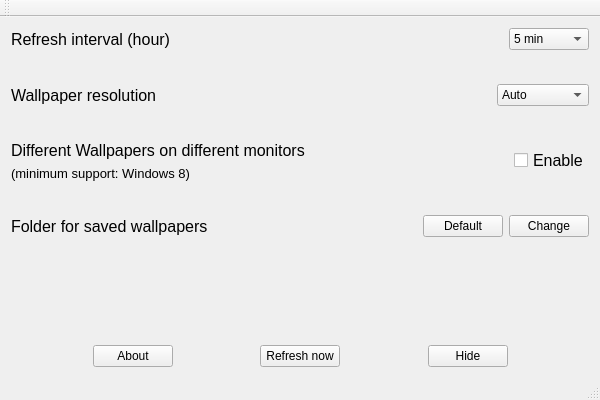
<?xml version="1.0" encoding="UTF-8"?>
<ui version="4.0">
 <class>Unsplash_GUIClass</class>
 <widget class="QMainWindow" name="Unsplash_GUIClass">
  <property name="geometry">
   <rect>
    <x>0</x>
    <y>0</y>
    <width>600</width>
    <height>400</height>
   </rect>
  </property>
  <property name="windowTitle">
   <string>Unsplash_GUI</string>
  </property>
  <widget class="QWidget" name="centralWidget">
   <layout class="QGridLayout" name="gridLayout_2">
    <item row="0" column="0">
     <layout class="QGridLayout" name="gridLayout">
      <item row="0" column="0">
       <layout class="QHBoxLayout" name="horizontalLayout">
        <item>
         <widget class="QLabel" name="refreshLabel">
          <property name="font">
           <font>
            <pointsize>12</pointsize>
           </font>
          </property>
          <property name="text">
           <string>Refresh interval (hour)</string>
          </property>
         </widget>
        </item>
        <item>
         <spacer name="horizontalSpacer_6">
          <property name="orientation">
           <enum>Qt::Horizontal</enum>
          </property>
          <property name="sizeHint" stdset="0">
           <size>
            <width>77</width>
            <height>20</height>
           </size>
          </property>
         </spacer>
        </item>
        <item>
         <widget class="QComboBox" name="intervalComboBox">
          <property name="enabled">
           <bool>true</bool>
          </property>
          <property name="minimumSize">
           <size>
            <width>80</width>
            <height>20</height>
           </size>
          </property>
          <property name="editable">
           <bool>false</bool>
          </property>
          <property name="currentText">
           <string>5 min</string>
          </property>
          <item>
           <property name="text">
            <string>5 min</string>
           </property>
          </item>
          <item>
           <property name="text">
            <string>10 min</string>
           </property>
          </item>
          <item>
           <property name="text">
            <string>15 min</string>
           </property>
          </item>
          <item>
           <property name="text">
            <string>30 min</string>
           </property>
          </item>
          <item>
           <property name="text">
            <string>1 hour</string>
           </property>
          </item>
          <item>
           <property name="text">
            <string>2 hour</string>
           </property>
          </item>
          <item>
           <property name="text">
            <string>4 hour</string>
           </property>
          </item>
          <item>
           <property name="text">
            <string>6 hour</string>
           </property>
          </item>
          <item>
           <property name="text">
            <string>12 hour</string>
           </property>
          </item>
          <item>
           <property name="text">
            <string>1 day</string>
           </property>
          </item>
          <item>
           <property name="text">
            <string>Custom</string>
           </property>
          </item>
         </widget>
        </item>
       </layout>
      </item>
      <item row="1" column="0">
       <spacer name="verticalSpacer">
        <property name="orientation">
         <enum>Qt::Vertical</enum>
        </property>
        <property name="sizeHint" stdset="0">
         <size>
          <width>461</width>
          <height>15</height>
         </size>
        </property>
       </spacer>
      </item>
      <item row="2" column="0">
       <layout class="QHBoxLayout" name="horizontalLayout_2">
        <item>
         <widget class="QLabel" name="resLabel">
          <property name="font">
           <font>
            <pointsize>12</pointsize>
           </font>
          </property>
          <property name="text">
           <string>Wallpaper resolution</string>
          </property>
         </widget>
        </item>
        <item>
         <spacer name="horizontalSpacer_5">
          <property name="orientation">
           <enum>Qt::Horizontal</enum>
          </property>
          <property name="sizeHint" stdset="0">
           <size>
            <width>158</width>
            <height>20</height>
           </size>
          </property>
         </spacer>
        </item>
        <item>
         <widget class="QComboBox" name="resComboBox">
          <property name="minimumSize">
           <size>
            <width>80</width>
            <height>20</height>
           </size>
          </property>
          <item>
           <property name="text">
            <string>Auto</string>
           </property>
          </item>
          <item>
           <property name="text">
            <string>1280x720</string>
           </property>
          </item>
          <item>
           <property name="text">
            <string>1280x800</string>
           </property>
          </item>
          <item>
           <property name="text">
            <string>1440x810</string>
           </property>
          </item>
          <item>
           <property name="text">
            <string>1440x900</string>
           </property>
          </item>
          <item>
           <property name="text">
            <string>1920x1080</string>
           </property>
          </item>
          <item>
           <property name="text">
            <string>1920x1200</string>
           </property>
          </item>
          <item>
           <property name="text">
            <string>2560x1440</string>
           </property>
          </item>
          <item>
           <property name="text">
            <string>2560x1600</string>
           </property>
          </item>
          <item>
           <property name="text">
            <string>3440x1440</string>
           </property>
          </item>
          <item>
           <property name="text">
            <string>3840x2160</string>
           </property>
          </item>
         </widget>
        </item>
       </layout>
      </item>
      <item row="3" column="0">
       <spacer name="verticalSpacer_4">
        <property name="orientation">
         <enum>Qt::Vertical</enum>
        </property>
        <property name="sizeHint" stdset="0">
         <size>
          <width>20</width>
          <height>15</height>
         </size>
        </property>
       </spacer>
      </item>
      <item row="4" column="0">
       <layout class="QHBoxLayout" name="horizontalLayout_5">
        <item>
         <layout class="QVBoxLayout" name="verticalLayout_2">
          <item>
           <widget class="QLabel" name="DifferentWallpapers_label">
            <property name="font">
             <font>
              <pointsize>12</pointsize>
             </font>
            </property>
            <property name="text">
             <string>Different Wallpapers on different monitors</string>
            </property>
           </widget>
          </item>
          <item>
           <widget class="QLabel" name="DifferentWallpapers_label_2">
            <property name="font">
             <font>
              <pointsize>10</pointsize>
             </font>
            </property>
            <property name="text">
             <string>(minimum support: Windows 8)</string>
            </property>
           </widget>
          </item>
         </layout>
        </item>
        <item>
         <spacer name="horizontalSpacer_8">
          <property name="orientation">
           <enum>Qt::Horizontal</enum>
          </property>
          <property name="sizeHint" stdset="0">
           <size>
            <width>40</width>
            <height>20</height>
           </size>
          </property>
         </spacer>
        </item>
        <item>
         <widget class="QCheckBox" name="differentWallpaper_checkBox">
          <property name="font">
           <font>
            <pointsize>12</pointsize>
           </font>
          </property>
          <property name="text">
           <string>Enable</string>
          </property>
         </widget>
        </item>
       </layout>
      </item>
      <item row="5" column="0">
       <spacer name="verticalSpacer_2">
        <property name="orientation">
         <enum>Qt::Vertical</enum>
        </property>
        <property name="sizeHint" stdset="0">
         <size>
          <width>461</width>
          <height>15</height>
         </size>
        </property>
       </spacer>
      </item>
      <item row="6" column="0">
       <layout class="QVBoxLayout" name="verticalLayout">
        <item>
         <layout class="QHBoxLayout" name="horizontalLayout_3">
          <item>
           <widget class="QLabel" name="saveLabel">
            <property name="font">
             <font>
              <pointsize>12</pointsize>
             </font>
            </property>
            <property name="text">
             <string>Folder for saved wallpapers</string>
            </property>
           </widget>
          </item>
          <item>
           <spacer name="horizontalSpacer_4">
            <property name="orientation">
             <enum>Qt::Horizontal</enum>
            </property>
            <property name="sizeHint" stdset="0">
             <size>
              <width>40</width>
              <height>20</height>
             </size>
            </property>
           </spacer>
          </item>
          <item>
           <widget class="QPushButton" name="defaultSaveButton">
            <property name="text">
             <string>Default</string>
            </property>
           </widget>
          </item>
          <item>
           <widget class="QPushButton" name="changeFolderButton">
            <property name="enabled">
             <bool>true</bool>
            </property>
            <property name="text">
             <string>Change</string>
            </property>
           </widget>
          </item>
         </layout>
        </item>
        <item>
         <widget class="QLabel" name="saveFolderDisp">
          <property name="font">
           <font>
            <pointsize>12</pointsize>
           </font>
          </property>
          <property name="text">
           <string/>
          </property>
         </widget>
        </item>
       </layout>
      </item>
      <item row="7" column="0">
       <spacer name="verticalSpacer_3">
        <property name="orientation">
         <enum>Qt::Vertical</enum>
        </property>
        <property name="sizeHint" stdset="0">
         <size>
          <width>20</width>
          <height>78</height>
         </size>
        </property>
       </spacer>
      </item>
      <item row="8" column="0">
       <layout class="QHBoxLayout" name="horizontalLayout_4">
        <item>
         <spacer name="horizontalSpacer_2">
          <property name="orientation">
           <enum>Qt::Horizontal</enum>
          </property>
          <property name="sizeHint" stdset="0">
           <size>
            <width>40</width>
            <height>20</height>
           </size>
          </property>
         </spacer>
        </item>
        <item>
         <widget class="QPushButton" name="aboutButton">
          <property name="text">
           <string>About</string>
          </property>
         </widget>
        </item>
        <item>
         <spacer name="horizontalSpacer">
          <property name="orientation">
           <enum>Qt::Horizontal</enum>
          </property>
          <property name="sizeHint" stdset="0">
           <size>
            <width>40</width>
            <height>20</height>
           </size>
          </property>
         </spacer>
        </item>
        <item>
         <widget class="QPushButton" name="refreshButton">
          <property name="text">
           <string>Refresh now</string>
          </property>
         </widget>
        </item>
        <item>
         <spacer name="horizontalSpacer_7">
          <property name="orientation">
           <enum>Qt::Horizontal</enum>
          </property>
          <property name="sizeHint" stdset="0">
           <size>
            <width>40</width>
            <height>20</height>
           </size>
          </property>
         </spacer>
        </item>
        <item>
         <widget class="QPushButton" name="exitButton">
          <property name="text">
           <string>Hide</string>
          </property>
         </widget>
        </item>
        <item>
         <spacer name="horizontalSpacer_3">
          <property name="orientation">
           <enum>Qt::Horizontal</enum>
          </property>
          <property name="sizeHint" stdset="0">
           <size>
            <width>40</width>
            <height>20</height>
           </size>
          </property>
         </spacer>
        </item>
       </layout>
      </item>
     </layout>
    </item>
   </layout>
  </widget>
  <widget class="QMenuBar" name="menuBar">
   <property name="geometry">
    <rect>
     <x>0</x>
     <y>0</y>
     <width>600</width>
     <height>21</height>
    </rect>
   </property>
  </widget>
  <widget class="QToolBar" name="mainToolBar">
   <attribute name="toolBarArea">
    <enum>TopToolBarArea</enum>
   </attribute>
   <attribute name="toolBarBreak">
    <bool>false</bool>
   </attribute>
  </widget>
  <widget class="QStatusBar" name="statusBar"/>
 </widget>
 <layoutdefault spacing="6" margin="11"/>
 <resources>
  <include location="unsplash_gui.qrc"/>
 </resources>
 <connections>
  <connection>
   <sender>aboutButton</sender>
   <signal>clicked()</signal>
   <receiver>Unsplash_GUIClass</receiver>
   <slot>on_About_clicked()</slot>
   <hints>
    <hint type="sourcelabel">
     <x>170</x>
     <y>368</y>
    </hint>
    <hint type="destinationlabel">
     <x>250</x>
     <y>273</y>
    </hint>
   </hints>
  </connection>
  <connection>
   <sender>refreshButton</sender>
   <signal>clicked()</signal>
   <receiver>Unsplash_GUIClass</receiver>
   <slot>on_Refresh_clicked()</slot>
   <hints>
    <hint type="sourcelabel">
     <x>337</x>
     <y>368</y>
    </hint>
    <hint type="destinationlabel">
     <x>388</x>
     <y>273</y>
    </hint>
   </hints>
  </connection>
  <connection>
   <sender>resComboBox</sender>
   <signal>currentTextChanged(QString)</signal>
   <receiver>Unsplash_GUIClass</receiver>
   <slot>on_Res_changed()</slot>
   <hints>
    <hint type="sourcelabel">
     <x>588</x>
     <y>109</y>
    </hint>
    <hint type="destinationlabel">
     <x>463</x>
     <y>152</y>
    </hint>
   </hints>
  </connection>
  <connection>
   <sender>intervalComboBox</sender>
   <signal>currentTextChanged(QString)</signal>
   <receiver>Unsplash_GUIClass</receiver>
   <slot>on_Interval_changed()</slot>
   <hints>
    <hint type="sourcelabel">
     <x>588</x>
     <y>63</y>
    </hint>
    <hint type="destinationlabel">
     <x>474</x>
     <y>55</y>
    </hint>
   </hints>
  </connection>
  <connection>
   <sender>defaultSaveButton</sender>
   <signal>clicked()</signal>
   <receiver>Unsplash_GUIClass</receiver>
   <slot>on_defaultSave_clicked()</slot>
   <hints>
    <hint type="sourcelabel">
     <x>506</x>
     <y>229</y>
    </hint>
    <hint type="destinationlabel">
     <x>310</x>
     <y>185</y>
    </hint>
   </hints>
  </connection>
  <connection>
   <sender>changeFolderButton</sender>
   <signal>clicked()</signal>
   <receiver>Unsplash_GUIClass</receiver>
   <slot>on_changeSave_clicked()</slot>
   <hints>
    <hint type="sourcelabel">
     <x>587</x>
     <y>229</y>
    </hint>
    <hint type="destinationlabel">
     <x>395</x>
     <y>175</y>
    </hint>
   </hints>
  </connection>
  <connection>
   <sender>exitButton</sender>
   <signal>clicked()</signal>
   <receiver>Unsplash_GUIClass</receiver>
   <slot>on_hide_clicked()</slot>
   <hints>
    <hint type="sourcelabel">
     <x>503</x>
     <y>368</y>
    </hint>
    <hint type="destinationlabel">
     <x>460</x>
     <y>227</y>
    </hint>
   </hints>
  </connection>
  <connection>
   <sender>differentWallpaper_checkBox</sender>
   <signal>stateChanged(int)</signal>
   <receiver>Unsplash_GUIClass</receiver>
   <slot>on_differentWallpaper_clicked(int)</slot>
   <hints>
    <hint type="sourcelabel">
     <x>543</x>
     <y>157</y>
    </hint>
    <hint type="destinationlabel">
     <x>490</x>
     <y>120</y>
    </hint>
   </hints>
  </connection>
 </connections>
 <slots>
  <slot>on_About_clicked()</slot>
  <slot>on_Refresh_clicked()</slot>
  <slot>on_Res_changed()</slot>
  <slot>on_Interval_changed()</slot>
  <slot>on_defaultSave_clicked()</slot>
  <slot>on_changeSave_clicked()</slot>
  <slot>on_hide_clicked()</slot>
  <slot>on_differentWallpaper_clicked(int)</slot>
 </slots>
</ui>
